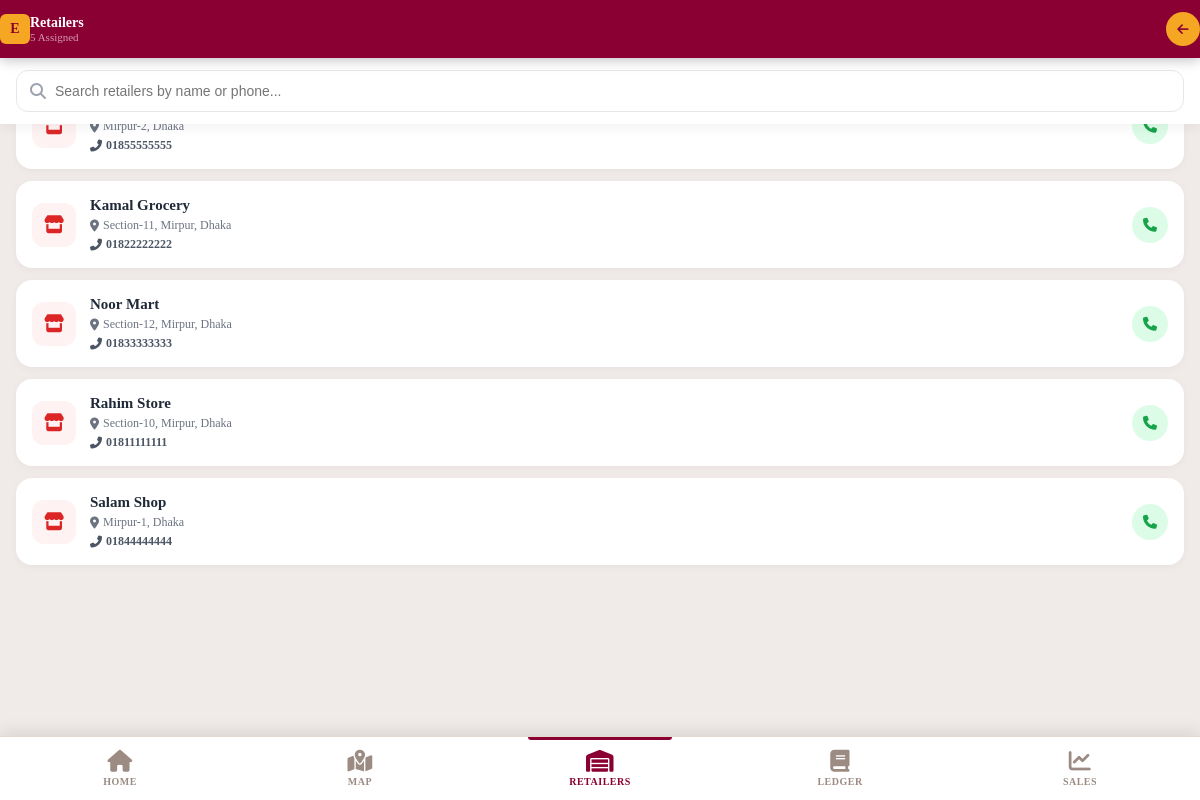
Screenshot of /agent/retailers.php (signed in) with the database file from the repository.
### tables this page shows
CREATE TABLE `retailers` (
  `id` INT AUTO_INCREMENT PRIMARY KEY,
  `agent_id` INT NOT NULL,
  `name` VARCHAR(100) NOT NULL,
  `phone` VARCHAR(20),
  `address` TEXT,
  `lat` DECIMAL(10,8),
  `lng` DECIMAL(11,8),
  `status` ENUM('active','inactive') DEFAULT 'active',
  `created_at` DATETIME DEFAULT CURRENT_TIMESTAMP,
  FOREIGN KEY (`agent_id`) REFERENCES `agents`(`id`) ON DELETE CASCADE
);

### agent/retailers.php (the view, shortened to what this page needs)
<?php
$agentId = $_SESSION['agent_id'] ?? 0;
$pdo = getDB();
$stmt = $pdo->prepare("SELECT * FROM retailers WHERE agent_id = ? AND status = 'active' ORDER BY name ASC");
$stmt->execute([$agentId]);
$retailers = $stmt->fetchAll();
?>
<!DOCTYPE html>
<html lang="en">
<head>
    <link rel="stylesheet" href="<?= BASE_URL ?>/assets/css/agent.css">
    <?php include dirname(__DIR__) . '/includes/fontawesome.php'; ?>
</head>
<body class="agent-body">
    <header class="agent-header">
        <div class="hdr-logo-icon">E</div>
        <div class="hdr-title">
            <div class="hdr-name">Retailers</div>
            <div class="hdr-sub"><?= count($retailers) ?> Assigned</div>
        </div>
        <div class="hdr-avatar" onclick="history.back()"><i class="fas fa-arrow-left"></i></div>
    </header>
    <div class="search-bar">
        <div class="search-input-wrap">
            <i class="fas fa-search"></i>
            <input type="text" id="searchInput" class="search-input" placeholder="Search retailers by name or phone...">
        </div>
    </div>
    <main class="retailer-list">
        <?php if (empty($retailers)): ?>
            <div class="agent-blank" style="margin-top: 40px;">
                <div class="ab-icon"><i class="fas fa-warehouse"></i></div>
                <h2>No Retailers Found</h2>
                <p>You don't have any active retailers assigned to your area yet.</p>
            </div>
        <?php else: ?>
            <?php foreach ($retailers as $r): ?>
                <div class="retailer-card" data-search="<?= strtolower(htmlspecialchars($r['name'] . ' ' . $r['phone'])) ?>">
                    <div class="rc-icon"><i class="fas fa-store"></i></div>
                    <div class="rc-info">
                        <div class="rc-name"><?= htmlspecialchars($r['name']) ?></div>
                        <div class="rc-address"><i class="fas fa-map-marker-alt"></i> <?= htmlspecialchars($r['address'] ?: 'Location pinned') ?></div>
                        <div class="rc-phone"><i class="fas fa-phone-alt"></i> <?= htmlspecialchars($r['phone'] ?: 'N/A') ?></div>
                    </div>
                    <?php if (!empty($r['phone'])): ?>
                    <div class="rc-actions">
                        <a href="tel:<?= htmlspecialchars($r['phone']) ?>" class="rc-btn rc-btn-call"><i class="fas fa-phone"></i></a>
                    </div>
                    <?php endif; ?>
                </div>
            <?php endforeach; ?>
        <?php endif; ?>
    </main>
    <nav class="bottom-nav">
        <a href="<?= BASE_URL ?>/agent/dashboard.php"><span class="nav-icon"><i class="fas fa-home"></i></span><span>Home</span></a>
        <a href="<?= BASE_URL ?>/agent/operation.php"><span class="nav-icon"><i class="fas fa-map-marked-alt"></i></span><span>Map</span></a>
        <a href="<?= BASE_URL ?>/agent/retailers.php" class="active"><span class="nav-icon"><i class="fas fa-warehouse"></i></span><span>Retailers</span></a>
        <a href="<?= BASE_URL ?>/agent/ledger.php"><span class="nav-icon"><i class="fas fa-book"></i></span><span>Ledger</span></a>
        <a href="<?= BASE_URL ?>/agent/sales.php"><span class="nav-icon"><i class="fas fa-chart-line"></i></span><span>Sales</span></a>
    </nav>
</body>
</html>

### assets/css/agent.css (style rules this page uses)
*, *::before, *::after { box-sizing: border-box; }
body.agent-body { margin: 0; padding: 0; background: #F0EBE8; min-height: 100vh; position: relative; overflow-x: hidden; }
:root { --bottom-nav-h: 64px; --agent-header-h: 58px; --agent-primary: #8B0032; --agent-gold: #F5A623; --agent-bg: #F0EBE8; --agent-card: #FFFFFF; --agent-border: #E4D8D0; --safe-bottom: env(safe-area-inset-bottom, 0px); }
.agent-header { position: fixed; top: 0; left: 0; width: 100%; height: var(--agent-header-h); background: var(--agent-primary); z-index: 200; display: flex; align-items: center; padding: 0; box-shadow: 0 2px 12px rgba(0,0,0,0.25); }
.agent-header .hdr-logo-icon { width: 30px; height: 30px; background: var(--agent-gold); border-radius: 6px; display: flex; align-items: center; justify-content: center; color: var(--agent-primary); font-size: 14px; font-weight: 900; }
.agent-header .hdr-title { flex: 1; }
.agent-header .hdr-title .hdr-name { font-size: 14px; font-weight: 700; color: #fff; }
.agent-header .hdr-title .hdr-sub { font-size: 11px; color: rgba(255, 255, 255, 0.6); }
.agent-header .hdr-avatar { width: 34px; height: 34px; border-radius: 50%; background: var(--agent-gold); display: flex; align-items: center; justify-content: center; color: var(--agent-primary); font-size: 13px; font-weight: 800; cursor: pointer; }
.bottom-nav { position: fixed; bottom: 0; left: 0; width: 100%; height: var(--bottom-nav-h); background: #fff; border-top: 1px solid var(--agent-border); display: flex; z-index: 200; box-shadow: 0 -4px 16px rgba(0,0,0,0.1); padding: 0; }
.bottom-nav a { flex: 1; display: flex; flex-direction: column; align-items: center; justify-content: center; gap: 3px; text-decoration: none; color: #9B8B82; font-size: 10px; font-weight: 600; text-transform: uppercase; letter-spacing: 0.5px; position: relative; transition: all 0.2s; padding: 6px 0; }
.bottom-nav a .nav-icon { font-size: 22px; line-height: 1; }
.bottom-nav a.active { color: var(--agent-primary); }
.bottom-nav a.active::before { content: ''; position: absolute; top: 0; left: 20%; right: 20%; height: 3px; background: var(--agent-primary); border-radius: 0 0 3px 3px; }

### agent/retailers.php (style rules this page uses)
.search-bar { background: #fff; padding: 12px 16px; position: sticky; top: 58px; z-index: 100; box-shadow: 0 4px 12px rgba(0,0,0,0.05); }
.search-input-wrap { position: relative; }
.search-input-wrap i { position: absolute; left: 14px; top: 50%; transform: translateY(-50%); color: #9CA3AF; }
.search-input { width: 100%; padding: 12px 14px 12px 38px; border: 1px solid #E5E7EB; border-radius: 12px; font-size: 14px; box-sizing: border-box; outline: none; transition: border-color 0.2s; }
.retailer-list { padding: 16px; padding-bottom: 80px; }
.retailer-card { background: #fff; border-radius: 16px; padding: 16px; margin-bottom: 12px; box-shadow: 0 2px 8px rgba(0,0,0,0.04); display: flex; align-items: center; gap: 14px; }
.rc-icon { width: 44px; height: 44px; background: #FEF2F2; color: #DC2626; border-radius: 12px; display: flex; align-items: center; justify-content: center; font-size: 18px; flex-shrink: 0; }
.rc-info { flex: 1; }
.rc-name { font-size: 15px; font-weight: 700; color: #1F2937; margin-bottom: 4px; }
.rc-address { font-size: 12px; color: #6B7280; display: flex; align-items: center; gap: 4px; margin-bottom: 4px; }
.rc-phone { font-size: 12px; font-weight: 600; color: #4B5563; display: flex; align-items: center; gap: 4px; }
.rc-actions { display: flex; gap: 8px; }
.rc-btn { width: 36px; height: 36px; border-radius: 50%; display: flex; align-items: center; justify-content: center; text-decoration: none; font-size: 14px; }
.rc-btn-call { background: #DCFCE7; color: #16A34A; }

### rows the page displays
retailers: address "Mirpur-2, Dhaka", phone "01855555555"
retailers: name "Kamal Grocery", address "Section-11, Mirpur, Dhaka", phone "01822222222"
retailers: name "Noor Mart", address "Section-12, Mirpur, Dhaka", phone "01833333333"
retailers: name "Rahim Store", address "Section-10, Mirpur, Dhaka", phone "01811111111"
retailers: name "Salam Shop", address "Mirpur-1, Dhaka", phone "01844444444"

### other values shown
count($retailers) "5"
